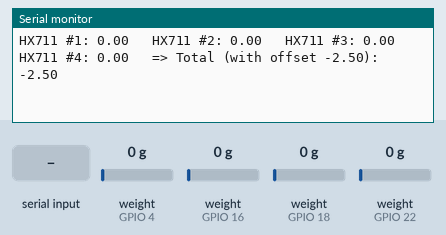
This sketch was run on a simulated ESP8266 (NodeMCU). On the bench: the last lines printed to the serial monitor. The test bench sets the inputs (shaded band); at power-on: weight on the scale (sensors on GPIO 4, GPIO 16, GPIO 18, GPIO 22) 0 g.

Above: at 10.8 s.
10.9 s: "t" received over Serial
At 11.08 s:
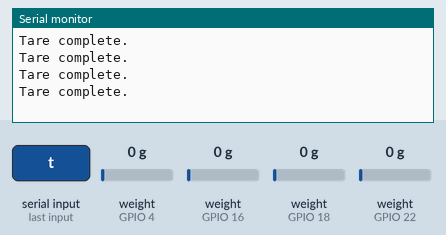
12.4 s: weight on the scale (sensor on GPIO 4) set to 100 g
At 13.1 s:
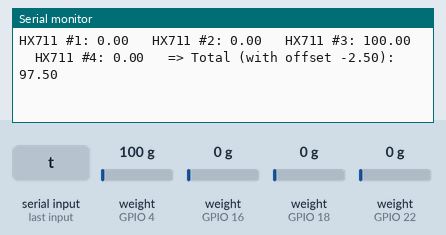
13.9 s: weight on the scale (sensor on GPIO 16) set to 100 g
At 14.6 s:
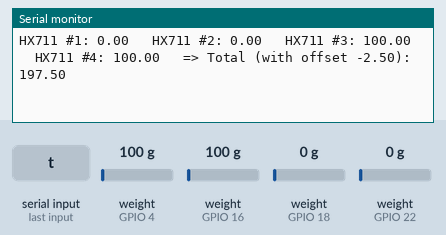
15.4 s: weight on the scale (sensor on GPIO 18) set to 100 g
At 16.1 s:
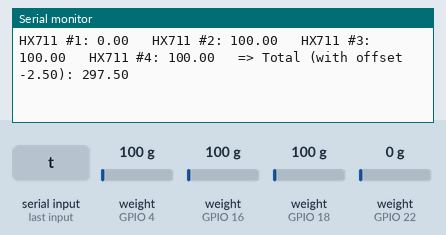
16.9 s: weight on the scale (sensor on GPIO 22) set to 100 g
At 17.7 s:
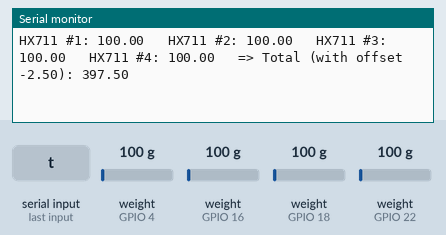
18.4 s: weight on the scale (sensor on GPIO 4) set to 1250 g
At 18.4 s:
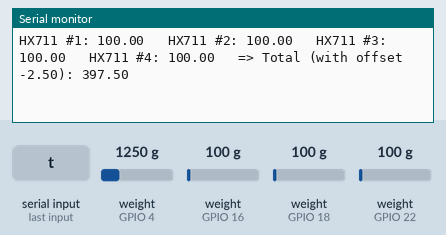

The sketch:

HX711_Test.ino
```cpp
#include <HX711_ADC.h>
#if defined(ESP8266) || defined(ESP32) || defined(AVR)
#include <EEPROM.h>
#endif

// Pins für jeden HX711
HX711_ADC LoadCell1(22, 23);
HX711_ADC LoadCell2(18, 19);
HX711_ADC LoadCell3(4, 5);
HX711_ADC LoadCell4(16, 17);

// Kalibrierungswerte (je HX711 individuell)
float calibrationValue1 = 224.92;
float calibrationValue2 = 225.10;
float calibrationValue3 = 223.80;
float calibrationValue4 = 224.50;

const float offsetWeight = 2.5; // kg oder Gramm, je nach Kalibrierung

unsigned long t = 0;

void setup() {
  Serial.begin(57600);
  delay(10);
  Serial.println();
  Serial.println("Starting...");

  // Start aller HX711
  LoadCell1.begin();
  LoadCell2.begin();
  LoadCell3.begin();
  LoadCell4.begin();

  // Kalibrierung setzen
  LoadCell1.setCalFactor(calibrationValue1);
  LoadCell2.setCalFactor(calibrationValue2);
  LoadCell3.setCalFactor(calibrationValue3);
  LoadCell4.setCalFactor(calibrationValue4);

  unsigned long stabilizingtime = 2000;
  boolean _tare = true;

  LoadCell1.start(stabilizingtime, _tare);
  LoadCell2.start(stabilizingtime, _tare);
  LoadCell3.start(stabilizingtime, _tare);
  LoadCell4.start(stabilizingtime, _tare);

  if (LoadCell1.getTareTimeoutFlag() || LoadCell2.getTareTimeoutFlag() ||
      LoadCell3.getTareTimeoutFlag() || LoadCell4.getTareTimeoutFlag()) {
    Serial.println("Timeout, check wiring!");
    while (1);
  }
  Serial.println("Startup complete.");
}

void loop() {
  static boolean newDataReady = 0;
  const int serialPrintInterval = 500; // Ausgabe-Intervall in ms

  // Update aller Sensoren
  bool newData = false;
  newData |= LoadCell1.update();
  newData |= LoadCell2.update();
  newData |= LoadCell3.update();
  newData |= LoadCell4.update();
  if (newData) newDataReady = true;

  // Gewichte auslesen, addieren, Offset abziehen
  if (newDataReady) {
    if (millis() > t + serialPrintInterval) {
      float weight1 = LoadCell1.getData();
      float weight2 = LoadCell2.getData();
      float weight3 = LoadCell3.getData();
      float weight4 = LoadCell4.getData();

      float totalWeight = weight1 + weight2 + weight3 + weight4 - offsetWeight;

      Serial.print("HX711 #1: ");
      Serial.print(weight1);
      Serial.print("\t HX711 #2: ");
      Serial.print(weight2);
      Serial.print("\t HX711 #3: ");
      Serial.print(weight3);
      Serial.print("\t HX711 #4: ");
      Serial.print(weight4);
      Serial.print("\t => Total (with offset -");
      Serial.print(offsetWeight);
      Serial.print("): ");
      Serial.println(totalWeight);

      newDataReady = 0;
      t = millis();
    }
  }

  // Tare per Terminalbefehl 't'
  if (Serial.available() > 0) {
    char inByte = Serial.read();
    if (inByte == 't') {
      LoadCell1.tareNoDelay();
      LoadCell2.tareNoDelay();
      LoadCell3.tareNoDelay();
      LoadCell4.tareNoDelay();
    }
  }

  if (LoadCell1.getTareStatus() || LoadCell2.getTareStatus() ||
      LoadCell3.getTareStatus() || LoadCell4.getTareStatus()) {
    Serial.println("Tare complete.");
  }
}
```

Measured:
- after the input at 10.9 s, the serial monitor: prints a new line at once (image 1)
- after the input at 12.4 s, the serial monitor: prints a new line after 0.26 s (image 2)
- after the input at 13.9 s, the serial monitor: prints a new line after 0.28 s (image 3)
- after the input at 15.4 s, the serial monitor: prints a new line after 0.31 s (image 4)
- after the input at 16.9 s, the serial monitor: prints a new line after 0.33 s (image 5)
